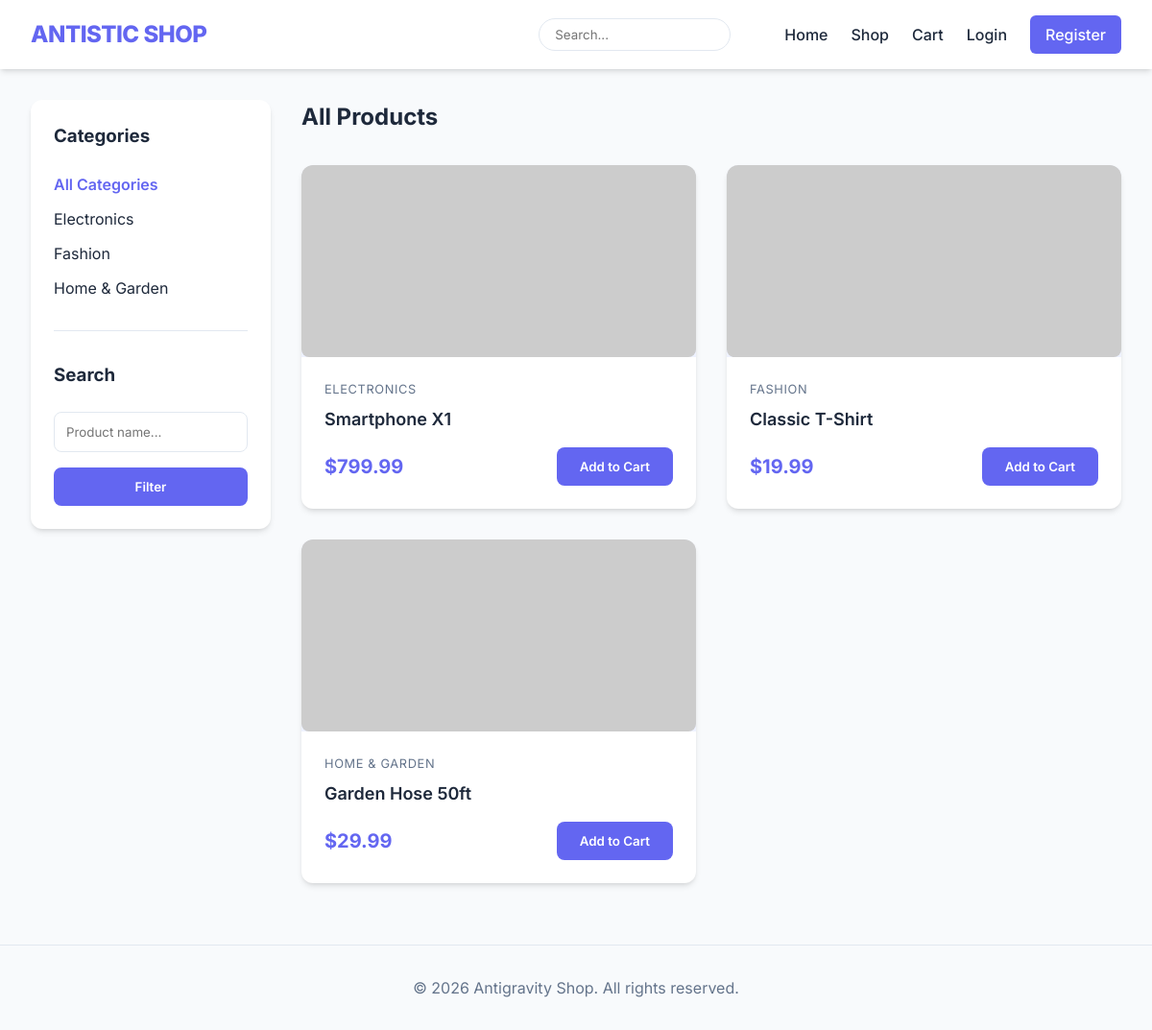
Screenshot of /public/products.php with the database file from the repository.
### tables this page shows
CREATE TABLE IF NOT EXISTS categories (
    id INT AUTO_INCREMENT PRIMARY KEY,
    name VARCHAR(255) NOT NULL,
    slug VARCHAR(255) NOT NULL UNIQUE,
    parent_id INT DEFAULT NULL,
    status ENUM('active', 'inactive') DEFAULT 'active',
    FOREIGN KEY (parent_id) REFERENCES categories(id) ON DELETE SET NULL
);

CREATE TABLE IF NOT EXISTS products (
    id INT AUTO_INCREMENT PRIMARY KEY,
    name VARCHAR(255) NOT NULL,
    slug VARCHAR(255) NOT NULL UNIQUE,
    description TEXT,
    price DECIMAL(10, 2) NOT NULL,
    stock INT NOT NULL DEFAULT 0,
    sku VARCHAR(100) UNIQUE,
    category_id INT,
    images JSON,
    status ENUM('active', 'inactive') DEFAULT 'active',
    created_at TIMESTAMP DEFAULT CURRENT_TIMESTAMP,
    FOREIGN KEY (category_id) REFERENCES categories(id) ON DELETE SET NULL
);

### public/includes/auth.php (called while the page is built, shortened)
<?php
function isLoggedIn() {
    return isset($_SESSION['user_id']);
}
?>

### public/includes/category-functions.php (called while the page is built, shortened)
<?php
function getCategories($pdo, $nested = false) {
    $stmt = $pdo->query("SELECT * FROM categories ORDER BY name ASC");
    $all = $stmt->fetchAll();
    if (!$nested) return $all;
    $map = [];
    return $map;
}
?>

### public/includes/product-functions.php (called while the page is built, shortened)
<?php
function getProducts($pdo, $limit = 10, $category_id = null, $search = '') {
    $query = "SELECT p.*, c.name as category_name FROM products p JOIN categories c ON p.category_id = c.id WHERE p.status = 'active'";
    $params = [];
    $query .= " LIMIT " . (int)$limit;
    $stmt = $pdo->prepare($query);
    $stmt->execute($params);
    return $stmt->fetchAll();
}
?>

### public/includes/functions.php (called while the page is built, shortened)
<?php
function formatPrice($price) {
    return '$' . number_format($price, 2);
}
?>

### public/products.php (the view, shortened to what this page needs)
<?php
require_once 'includes/header.php';
$category_id = isset($_GET['category']) ? (int)$_GET['category'] : null;
$search = isset($_GET['search']) ? sanitizeInput($_GET['search']) : '';
$products = getProducts($pdo, 20, $category_id, $search);
$categories = getCategories($pdo);
?>
<main class="container">
    <div style="display: grid; grid-template-columns: 250px 1fr; gap: 2rem; margin-top: 2rem;">
        <aside>
            <div style="background: var(--card-bg); padding: 1.5rem; border-radius: var(--border-radius); box-shadow: var(--shadow);">
                <h3 style="margin-bottom: 1.5rem;">Categories</h3>
                <ul style="list-style: none; padding: 0;">
                    <li style="margin-bottom: 0.75rem;">
                        <a href="products.php" style="text-decoration: none; color: <?php echo !$category_id ? 'var(--primary-color)' : 'var(--text-main)'; ?>; font-weight: <?php echo !$category_id ? '600' : '400'; ?>;">
                            All Categories
                        </a>
                    </li>
                    <?php foreach ($categories as $cat): ?>
                        <li style="margin-bottom: 0.75rem;">
                            <a href="products.php?category=<?php echo $cat['id']; ?>" style="text-decoration: none; color: <?php echo $category_id == $cat['id'] ? 'var(--primary-color)' : 'var(--text-main)'; ?>; font-weight: <?php echo $category_id == $cat['id'] ? '600' : '400'; ?>;">
                                <?php echo htmlspecialchars($cat['name']); ?>
                            </a>
                        </li>
                    <?php endforeach; ?>
                </ul>
                <hr style="margin: 2rem 0; border: none; border-top: 1px solid var(--border-color);">
                <h3 style="margin-bottom: 1.5rem;">Search</h3>
                <form action="products.php" method="GET">
                    <input type="text" name="search" value="<?php echo htmlspecialchars($search); ?>" placeholder="Product name..." style="width: 100%; padding: 0.75rem; border: 1px solid var(--border-color); border-radius: 8px; margin-bottom: 1rem;">
                    <button type="submit" style="width: 100%;">Filter</button>
                </form>
            </div>
        </aside>
        <section>
            <h1 style="margin-bottom: 2rem;">
                <?php
                    if ($search) echo 'Search results for "' . htmlspecialchars($search) . '"';
                     else echo 'All Products';
                ?>
            </h1>
            <?php if (empty($products)): ?>
                <div style="text-align: center; padding: 4rem; background: var(--card-bg); border-radius: var(--border-radius);">
                    <p style="color: var(--text-muted); font-size: 1.2rem;">No products found matching your criteria.</p>
                    <a href="products.php" style="color: var(--primary-color); text-decoration: none; display: inline-block; margin-top: 1rem; font-weight: 600;">Clear all filters</a>
                </div>
            <?php else: ?>
                <div class="product-grid">
                    <?php foreach ($products as $product): ?>
                        <div class="product-card">
                            <a href="product.php?id=<?php echo $product['id']; ?>" style="text-decoration: none; color: inherit;">
                            <div class="product-image">
                                <?php
                                    $images = json_decode($product['images'], true);
                                    $img_src = !empty($images) ? $images[0] : 'https://via.placeholder.com/300';
                                ?>
                                <img src="<?php echo $baseUrl . $img_src; ?>" alt="<?php echo htmlspecialchars($product['name']); ?>" style="width: 100%; height: 100%; object-fit: cover; border-radius: 8px;">
                            </div>
                            </a>
                            <div class="product-info">
                                <div class="product-category"><?php echo htmlspecialchars($product['category_name']); ?></div>
                                <h3 class="product-name">
                                    <a href="product.php?id=<?php echo $product['id']; ?>" style="text-decoration: none; color: inherit;">
                                        <?php echo htmlspecialchars($product['name']); ?>
                                    </a>
                                </h3>
                                <div style="display: flex; justify-content: space-between; align-items: center; margin-top: 1rem;">
                                    <span class="product-price"><?php echo formatPrice($product['price']); ?></span>
                                    <button type="button" onclick="addToCart(<?php echo $product['id']; ?>)">Add to Cart</button>
                                </div>
                            </div>
                        </div>
                    <?php endforeach; ?>
                </div>
            <?php endif; ?>
        </section>
    </div>
</main>
<?php require_once 'includes/footer.php'; ?>

### public/includes/header.php (shortened to what this page needs)
<?php
require_once __DIR__ . '/../../config/db.php';
require_once __DIR__ . '/functions.php';
require_once __DIR__ . '/auth.php';
require_once __DIR__ . '/product-functions.php';
require_once __DIR__ . '/category-functions.php';
$isLoggedIn = isLoggedIn();
$scriptName = $_SERVER['SCRIPT_NAME'];
$publicPos = strpos($scriptName, '/public/');
$baseUrl = ($publicPos !== false) ? substr($scriptName, 0, $publicPos + 8) : '/';
?>
<!DOCTYPE html>
<html lang="en">
<head>
    <link rel="stylesheet" href="<?php echo $baseUrl; ?>css/style.css">
</head>
<body>
    <header>
        <div class="container nav-wrapper">
            <a href="<?php echo $baseUrl; ?>index.php" class="logo" style="text-decoration: none; font-size: 1.5rem; font-weight: 800; color: var(--primary-color); letter-spacing: -0.02em;">
                ANTISTIC SHOP
            </a>
            <nav class="nav-links" style="display: flex; align-items: center;">
                <div style="position: relative; margin-right: 2rem;">
                    <input type="text" id="search-input" placeholder="Search..." style="padding: 0.5rem 1rem; border: 1px solid var(--border-color); border-radius: 20px; outline: none; width: 200px;">
                </div>
                <a href="<?php echo $baseUrl; ?>index.php">Home</a>
                <a href="<?php echo $baseUrl; ?>products.php">Shop</a>
                <a href="<?php echo $baseUrl; ?>cart.php" style="position: relative;">
                    Cart
                </a>
                <?php if ($isLoggedIn): ?>
                    <?php if (isAdmin()): ?>
                        <a href="<?php echo $baseUrl; ?>admin/product-add.php" style="color: #6366f1; font-weight: 700;">Admin</a>
                    <?php endif; ?>
                    <a href="<?php echo $baseUrl; ?>dashboard.php">Dashboard</a>
                    <a href="<?php echo $baseUrl; ?>logout.php">Logout</a>
                <?php else: ?>
                    <a href="<?php echo $baseUrl; ?>login.php">Login</a>
                    <a href="<?php echo $baseUrl; ?>register.php" style="background: var(--primary-color); color: white; padding: 0.5rem 1rem; border-radius: 6px;">Register</a>
                <?php endif; ?>
            </nav>
        </div>
    </header>

### public/includes/footer.php
    <footer style="margin-top: 4rem; padding: 2rem 0; border-top: 1px solid var(--border-color); text-align: center; color: var(--text-muted);">
        <div class="container">
            <p>&copy; <?php echo date('Y'); ?> Antigravity Shop. All rights reserved.</p>
        </div>
    </footer>
</body>
</html>

### public/css/style.css (style rules this page uses)
:root { --primary-color: #6366f1; --primary-hover: #4f46e5; --bg-color: #f8fafc; --card-bg: #ffffff; --text-main: #1e293b; --text-muted: #64748b; --border-color: #e2e8f0; --shadow: 0 4px 6px -1px rgb(0 0 0 / 0.1), 0 2px 4px -2px rgb(0 0 0 / 0.1); --border-radius: 12px; }
* { margin: 0; padding: 0; box-sizing: border-box; font-family: 'Inter', system-ui, -apple-system, sans-serif; }
body { background-color: var(--bg-color); color: var(--text-main); line-height: 1.5; }
.container { max-width: 1200px; margin: 0 auto; padding: 0 2rem; }
header { background: var(--card-bg); box-shadow: var(--shadow); padding: 1rem 0; margin-bottom: 2rem; }
.nav-wrapper { display: flex; justify-content: space-between; align-items: center; }
.logo { font-size: 1.5rem; font-weight: 700; color: var(--primary-color); text-decoration: none; }
.nav-links a { color: var(--text-main); text-decoration: none; margin-left: 1.5rem; font-weight: 500; transition: color 0.2s; }
.product-grid { display: grid; grid-template-columns: repeat(auto-fill, minmax(280px, 1fr)); gap: 2rem; }
.product-card { background: var(--card-bg); border-radius: var(--border-radius); overflow: hidden; box-shadow: var(--shadow); transition: transform 0.2s; }
.product-image { width: 100%; height: 200px; background: #eef2ff; display: flex; align-items: center; justify-content: center; color: var(--primary-color); font-weight: 600; }
.product-info { padding: 1.5rem; }
.product-category { font-size: 0.8rem; color: var(--text-muted); text-transform: uppercase; letter-spacing: 0.05em; margin-bottom: 0.5rem; }
.product-name { font-size: 1.125rem; font-weight: 600; margin-bottom: 0.5rem; color: var(--text-main); }
.product-price { font-size: 1.25rem; font-weight: 700; color: var(--primary-color); }
button { background: var(--primary-color); color: white; border: none; padding: 0.75rem 1.5rem; border-radius: 8px; font-weight: 600; cursor: pointer; transition: background 0.2s; }

### rows the page displays
categories: name "Electronics"
categories: name "Fashion"
categories: name "Home & Garden"
products: category.name "ELECTRONICS", name "Smartphone X1", price "$799.99"
products: category.name "FASHION", name "Classic T-Shirt", price "$19.99"
products: category.name "HOME & GARDEN", name "Garden Hose 50ft", price "$29.99"
